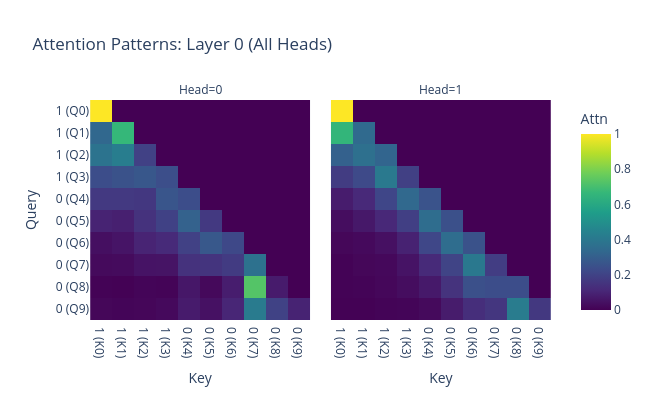

The notebook cell this image was saved under:
### Code cell
logits, cache = model.run_with_cache(input_seq)
token_labels = [str(t.item()) for t in input_seq[0]]
plot_attention_heatmap(cache, layer_idx=None, head_idx=None, tokens=token_labels)

### Figure 1 — Plotly figure (JSON) as saved in the notebook; plotly's stock layout.template omitted (floating-point values rounded to 4 significant figures)
{"data": [{"coloraxis": "coloraxis", "hovertemplate": "Key: %{x}<br>Query: %{y}<br>Attn: %{z}<extra></extra>", "name": "0", "type": "heatmap", "x": ["1 (K0)", "1 (K1)", "1 (K2)", "1 (K3)", "0 (K4)", "0 (K5)", "0 (K6)", "0 (K7)", "0 (K8)", "0 (K9)"], "xaxis": "x", "y": ["1 (Q0)", "1 (Q1)", "1 (Q2)", "1 (Q3)", "0 (Q4)", "0 (Q5)", "0 (Q6)", "0 (Q7)", "0 (Q8)", "0 (Q9)"], "yaxis": "y", "z": [[1.0, 0.0, 0.0, 0.0, 0.0, 0.0, 0.0, 0.0, 0.0, 0.0], [0.3341, 0.6659, 0.0, 0.0, 0.0, 0.0, 0.0, 0.0, 0.0, 0.0], [0.3818, 0.4242, 0.194, 0.0, 0.0, 0.0, 0.0, 0.0, 0.0, 0.0], [0.2357, 0.2531, 0.2707, 0.2406, 0.0, 0.0, 0.0, 0.0, 0.0, 0.0], [0.1689, 0.1683, 0.162, 0.2639, 0.2368, 0.0, 0.0, 0.0, 0.0, 0.0], [0.0963, 0.08702, 0.1436, 0.1955, 0.3108, 0.1668, 0.0, 0.0, 0.0, 0.0], [0.0399, 0.0545, 0.09945, 0.1187, 0.1937, 0.276, 0.2177, 0.0, 0.0, 0.0], [0.02591, 0.02719, 0.05245, 0.05283, 0.1438, 0.1501, 0.1742, 0.3735, 0.0, 0.0], [0.006869, 0.004045, 0.01145, 0.009147, 0.06267, 0.02266, 0.0807, 0.7276, 0.07483, 0.0], [0.01572, 0.01191, 0.01551, 0.02332, 0.07537, 0.04518, 0.1046, 0.415, 0.197, 0.09633]]}, {"coloraxis": "coloraxis", "hovertemplate": "Key: %{x}<br>Query: %{y}<br>Attn: %{z}<extra></extra>", "name": "1", "type": "heatmap", "x": ["1 (K0)", "1 (K1)", "1 (K2)", "1 (K3)", "0 (K4)", "0 (K5)", "0 (K6)", "0 (K7)", "0 (K8)", "0 (K9)"], "xaxis": "x2", "y": ["1 (Q0)", "1 (Q1)", "1 (Q2)", "1 (Q3)", "0 (Q4)", "0 (Q5)", "0 (Q6)", "0 (Q7)", "0 (Q8)", "0 (Q9)"], "yaxis": "y2", "z": [[1.0, 0.0, 0.0, 0.0, 0.0, 0.0, 0.0, 0.0, 0.0, 0.0], [0.6587, 0.3413, 0.0, 0.0, 0.0, 0.0, 0.0, 0.0, 0.0, 0.0], [0.3094, 0.3677, 0.3229, 0.0, 0.0, 0.0, 0.0, 0.0, 0.0, 0.0], [0.177, 0.2247, 0.4064, 0.192, 0.0, 0.0, 0.0, 0.0, 0.0, 0.0], [0.07606, 0.1149, 0.213, 0.3376, 0.2583, 0.0, 0.0, 0.0, 0.0, 0.0], [0.03435, 0.0648, 0.1102, 0.1884, 0.3559, 0.2463, 0.0, 0.0, 0.0, 0.0], [0.01626, 0.02421, 0.04292, 0.09302, 0.2156, 0.3551, 0.2529, 0.0, 0.0, 0.0], [0.005474, 0.01573, 0.02077, 0.05196, 0.1171, 0.2051, 0.401, 0.1829, 0.0, 0.0], [0.005848, 0.008827, 0.01816, 0.03457, 0.06781, 0.1465, 0.2463, 0.2362, 0.2358, 0.0], [0.002403, 0.003345, 0.008731, 0.01199, 0.02463, 0.07559, 0.1327, 0.158, 0.4191, 0.1635]]}], "layout": {"annotations": [{"font": {}, "showarrow": false, "text": "Head=0", "x": 0.2497, "xanchor": "center", "xref": "paper", "y": 1, "yanchor": "bottom", "yref": "paper"}, {"font": {}, "showarrow": false, "text": "Head=1", "x": 0.7502, "xanchor": "center", "xref": "paper", "y": 1, "yanchor": "bottom", "yref": "paper"}], "coloraxis": {"cmax": 1, "cmin": 0, "colorbar": {"title": {"text": "Attn"}}, "colorscale": [[0, "#440154"], [0.1111, "#482878"], [0.2222, "#3e4989"], [0.3333, "#31688e"], [0.4444, "#26828e"], [0.5556, "#1f9e89"], [0.6667, "#35b779"], [0.7778, "#6ece58"], [0.8889, "#b5de2b"], [1, "#fde725"]]}, "height": 400, "title": {"text": "Attention Patterns: Layer 0 (All Heads)"}, "width": 650, "xaxis": {"anchor": "y", "constrain": "domain", "domain": [0, 0.4995], "scaleanchor": "y", "title": {"text": "Key"}}, "xaxis2": {"anchor": "y2", "domain": [0.5005, 1], "matches": "x", "title": {"text": "Key"}}, "yaxis": {"anchor": "x", "autorange": "reversed", "constrain": "domain", "domain": [0, 1], "title": {"text": "Query"}}, "yaxis2": {"anchor": "x2", "domain": [0, 1], "matches": "y", "showticklabels": false}}}
